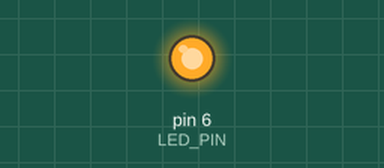
This sketch was run on a simulated Arduino Uno, built with avr-gcc and run on an emulated ATmega328P. On the bench: output pins drawn as LEDs (lit = HIGH).

Above: at 0.1 s.
Timing chart, 0 to 1.6 s (numbered marks = the images above):
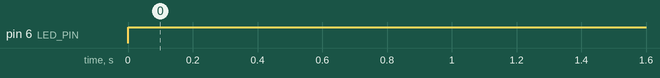

The sketch:

Flashing_LED.ino
```cpp
#define LED_PIN 6

int wait = 1000;

void setup() {
  pinMode(LED_PIN, OUTPUT);
}

void loop() {
  digitalWrite(LED_PIN, HIGH);
  delay(wait);
  digitalWrite(LED_PIN, HIGH);
  delay(wait);
}
```

Measured:
- by itself, pin 6 (LED_PIN): LOW → HIGH at 0.00 s
